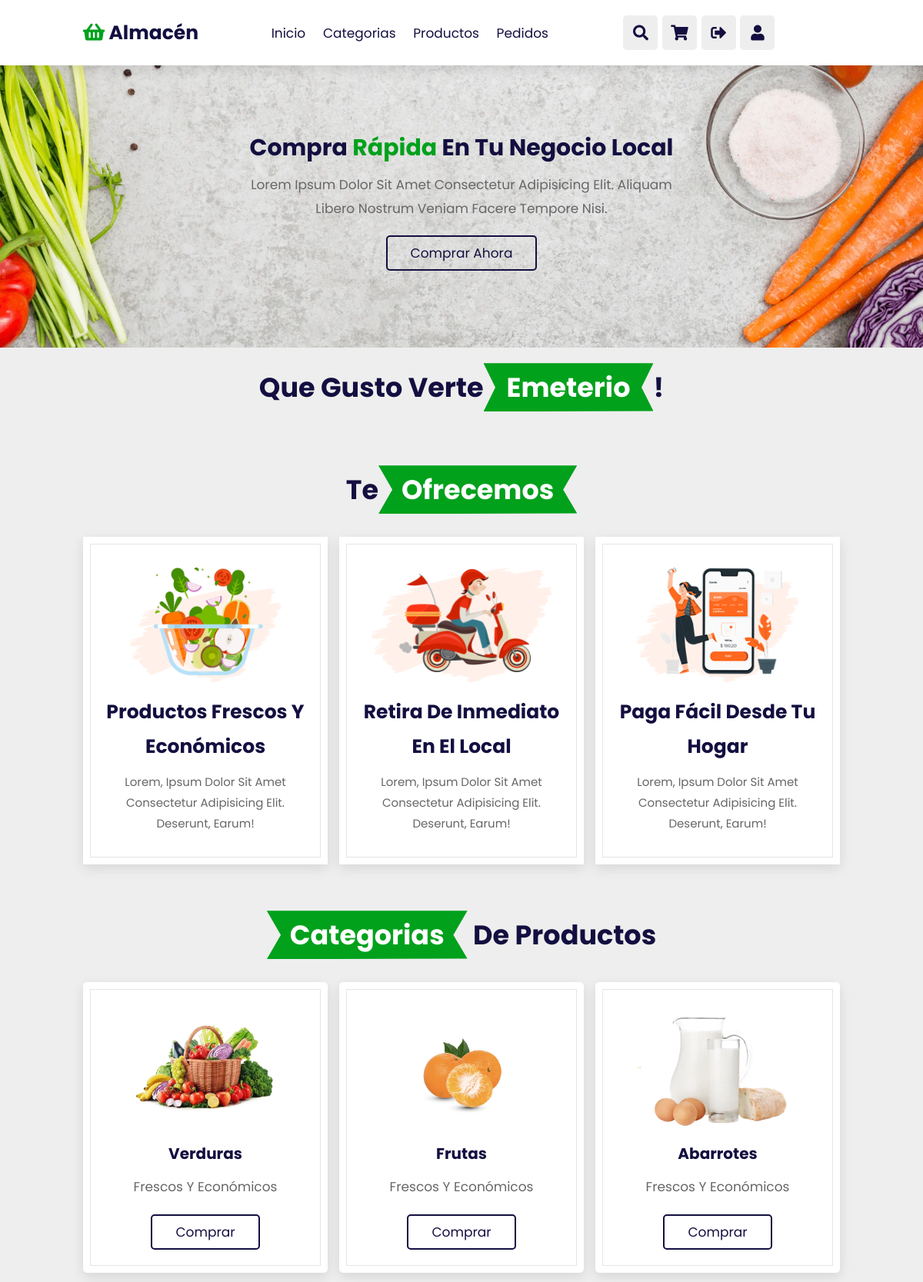
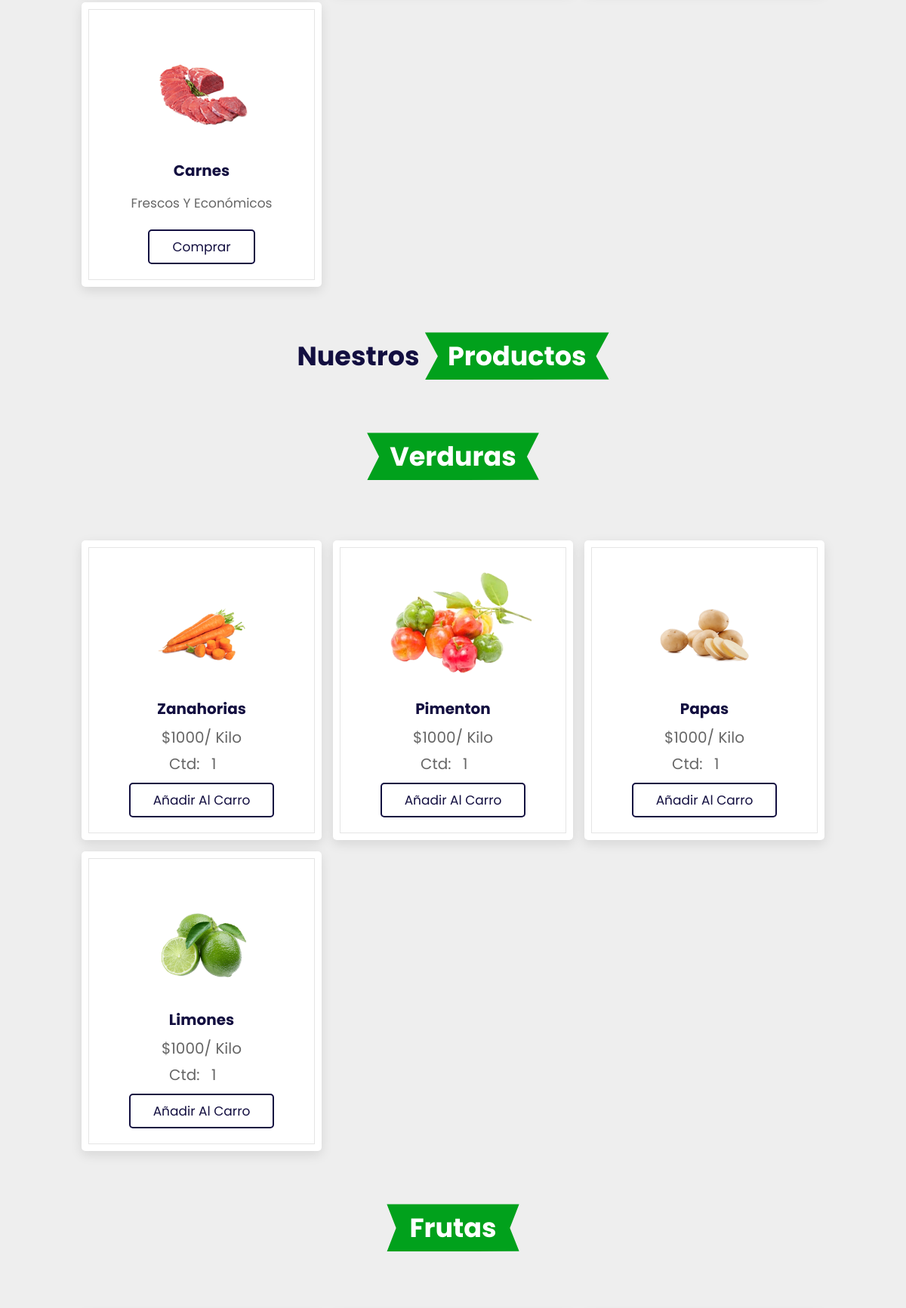
Screenshot of /inicio/ (signed in, upper part) with the database file from the repository (2 pictures, top to bottom).
### loginRegister/models.py (models this page shows)
class Usuario(models.Model):
    nombre = models.CharField(max_length=255)
    email = models.EmailField(max_length=255)
    direccion = models.CharField(max_length=255)
    telefono = models.CharField(max_length=15)
    password = models.CharField(max_length=255)
    objects = UserManager()
    nivel = models.IntegerField(default=1)

class Categoria(models.Model):
    nombre = models.CharField(max_length=50)

class Producto(models.Model):
    producto = models.CharField(max_length=50)
    precio = models.IntegerField()
    categoria = models.ForeignKey(Categoria, related_name="productos", on_delete=models.CASCADE)

### market/views.py (the view)
# urls.py: path('inicio/', include('market.urls')),
def market(request):
    if request.session.get('email') == None:
        return redirect('/main/')
    else:
        usuario = Usuario.objects.get(email=request.session['email'])
        print(usuario)
        categorias = []
        for categoria in Categoria.objects.all():
            categorias.append(categoria)
        context = {
            'categorias': categorias,
            'usuario': usuario,
        }
        return render(request, 'index.html', context=context)

### market/templates/index.html (shortened to what this page needs)
<!DOCTYPE html>
<html lang="en">
  <head>
    <link rel="stylesheet" href="https://unpkg.com/swiper@7/swiper-bundle.min.css"/>
    <link rel="stylesheet" href="https://cdnjs.cloudflare.com/ajax/libs/font-awesome/5.15.4/css/all.min.css"/>
    {% load static %}
    <link rel="stylesheet" href="{% static 'css/market.css' %}">
  </head>
  <body>
    <header class="header">
      <a href="#" class="logo">
        <i class="fas fa-shopping-basket"></i> Almacén</a>
      <nav class="navbar">
        <a href="#home">Inicio</a>
        <a href="#categorias">Categorias</a>
        <a href="#productos">Productos</a>
        <a href="#blogs">Pedidos</a>
      </nav>
      <div class="icons">
        <div class="fas fa-search" id="search-btn"  data-toggle="tooltip" data-placement="bottom" title="Buscar"></div>
        <div class="fas fa-shopping-cart" id="cart-btn" data-toggle="tooltip" data-placement="bottom" title="Carrito"></div>
        <a href="/logout"><div class="fas fa-sign-out-alt" id="login-btn" data-toggle="tooltip" data-placement="bottom" title="Cerrar sesión"></div></a>
        <a href="{% url 'profile' usuario.id %}"><i class="fas fa-user profile" data-toggle="tooltip" data-placement="bottom" title="Perfil"></i></a>
      </div>
    </header>
    <section class="home" id="home">
      <div class="content">
        <h3>Compra <span>rápida</span> en tu negocio local</h3>
        <p>
          Lorem ipsum dolor sit amet consectetur adipisicing elit. Aliquam
          libero nostrum veniam facere tempore nisi.
        </p>
        <a href="#productos" class="btn">Comprar ahora</a>
      </div>
    </section>
    <h1 class="heading">Que gusto verte<span>{{usuario.nombre}}</span>!</h1>
    <section class="features" id="features">
      <h1 class="heading">Te<span>ofrecemos</span></h1>
      <div class="box-container">
        <div class="box">
          <img src="{% static 'img/feature-img-1.png' %}" alt="" />
          <h3>Productos frescos y económicos</h3>
          <p>
            Lorem, ipsum dolor sit amet consectetur adipisicing elit. Deserunt,
            earum!
          </p>
        </div>
        <div class="box">
          <img src="{% static 'img/feature-img-2.png' %}" alt="" />
          <h3>Retira de inmediato en el local</h3>
          <p>
            Lorem, ipsum dolor sit amet consectetur adipisicing elit. Deserunt,
            earum!
          </p>
        </div>
        <div class="box">
          <img src="{% static 'img/feature-img-3.png' %}"" alt="" />
          <h3>Paga fácil desde tu hogar</h3>
          <p>
            Lorem, ipsum dolor sit amet consectetur adipisicing elit. Deserunt,
            earum!
          </p>
        </div>
      </div>
    </section>
    <section class="shop" id="categorias">
        <h1 class="heading"><span>Categorias</span> de productos</h1>
        <div class="box-container">
          {% for categoria in categorias %}
          <div class="box">
            <img src="/static/img/{{categoria.nombre}}.png" alt="" />
            <h3>{{categoria.nombre}}</h3>
            <p>Frescos y económicos</p>
            <a href="#{{categoria.nombre}}" class="btn">Comprar</a>
          </div>
          {% endfor %}
        </div>
    </section>
    <section class="shop" id="productos">
      <h1 class="heading">Nuestros <span>Productos</span></h1>
      {% for categoria in categorias %}
      <h2 class="heading cat"><span id="{{categoria.nombre}}">{{categoria.nombre}}</span></h2>
        <div class="box-container">
        {% for producto in categoria.productos.all%}
          <div class="box">
            <img src="/static/img/{{producto.producto}}.png" alt="" class="img" />
            <h3 class="product">{{producto.producto}}</h3>
            <div class="item-price">$<span class="price">{{producto.precio}}</span>/ Kilo</div>
            <span class="item-quantity">Ctd: <input class='quantity' type='number' min='1' value='1' /></span>
            <a class="addToCart">Añadir al carro</a>
          </div>
        {% endfor %}
        </div>
      {% endfor %}
    </section>
  </body>
</html>

### loginRegister/static/css/market.css (style rules this page uses)
:root { --green:#01a11c; --black:#130f40; --light-color:#666; --box-shadow:0 .5rem 1.5rem rgba(0,0,0,.1); --border:.2rem solid rgba(0,0,0,.1); --outline:.1rem solid rgba(0,0,0,.1); --outline-hover:.2rem solid var(--black); }
* { font-family: 'Poppins', sans-serif; margin:0; padding:0; box-sizing: border-box; outline: none; border:none; text-decoration: none; text-transform: capitalize; transition: all .2s linear; }
html { font-size: 62.5%; overflow-x: hidden; scroll-behavior: smooth; scroll-padding-top: 7rem; }
body { background:#eee; }
section { padding:2rem 9%; }
.heading { text-align: center; padding:2rem 0; padding-bottom: 3rem; font-size: 3.5rem; color:var(--black); }
.cat { margin: 5rem 0; }
.cat:first-of-type { margin-top: 2rem; }
.heading span { background: var(--green); color:#fff; display: inline-block; padding:.5rem 3rem; clip-path: polygon(100% 0, 93% 50%, 100% 99%, 0% 100%, 7% 50%, 0% 0%); }
.btn, .addToCart { margin-top: 1rem; display: inline-block; padding:.8rem 3rem; font-size: 1.7rem; border-radius: .5rem; border:.2rem solid var(--black); color:var(--black); cursor: pointer; background: none; }
.header { position: fixed; top:0; left:0; right: 0; z-index: 1000; display: flex; align-items: center; justify-content: space-between; padding:2rem 9%; background:#fff; box-shadow: var(--box-shadow); }
.header .logo { font-size: 2.5rem; font-weight: bolder; color:var(--black); }
.header .logo i { color:var(--green); }
.header .navbar a { font-size: 1.7rem; margin:0 1rem; color:var(--black); }
.header .icons div { height: 4.5rem; width: 4.5rem; line-height: 4.5rem; border-radius: .5rem; background: #eee; color:var(--black); font-size: 2rem; margin-left: .3rem; cursor: pointer; text-align: center; }
.profile { height: 4.5rem; width: 4.5rem; line-height: 4.5rem; border-radius: .5rem; background: #eee; color:var(--black); font-size: 2rem; margin-left: .3rem; cursor: pointer; text-align: center; }
.home { display: flex; align-items: center; justify-content: center; background: url(../img/banner-bg.webp) no-repeat; background-position: center; background-size: cover; padding-top: 17rem; padding-bottom: 10rem; }
.home .content { text-align: center; width:60rem; }
.home .content h3 { color:var(--black); font-size: 3rem; }
.home .content h3 span { color:var(--green); }
.home .content p { color:var(--light-color); font-size: 1.7rem; padding:1rem 0; line-height: 1.8; }
.features .box-container { display: grid; grid-template-columns: repeat(auto-fit, minmax(30rem, 1fr)); gap:1.5rem; }
.features .box-container .box { padding:3rem 2rem; background: #fff; outline: var(--outline); outline-offset: -1rem; text-align: center; box-shadow: var(--box-shadow); }
.features .box-container .box img { margin:1rem 0; height: 15rem; }
.features .box-container .box h3 { font-size: 2.5rem; line-height: 1.8; color:var(--black); }
.features .box-container .box p { font-size: 1.5rem; line-height: 1.8; color:var(--light-color); padding:1rem 0; }
.shop .box-container .box .item-price { font-size: 2rem; color:var(--light-color); padding:.5rem 0; }
.shop .box-container .box .item-quantity, .shop .box-container .box .quantity { padding-left: 1rem; color:var(--light-color); font-size: 2rem; width: 50px; }
.shop .box-container { display: grid; grid-template-columns: repeat(auto-fit, minmax(26rem, 1fr)); gap:1.5rem; }
.shop .box-container .box { padding:3rem 2rem; border-radius: .5rem; background:#fff; box-shadow: var(--box-shadow); outline:var(--outline); outline-offset: -1rem; text-align: center; }
.shop .box-container .box img { margin:1rem 0; height:15rem; }
.shop .box-container .box h3 { font-size: 2rem; color:var(--black); line-height: 1.8; }
.shop .box-container .box p { font-size: 1.7rem; color:var(--light-color); line-height: 1.8; padding:1rem 0; }

### rows the page displays
Usuario: nombre "Emeterio"
Categoria: nombre (picture), nombre "Verduras"
Categoria: nombre (picture), nombre "Frutas"
Categoria: nombre (picture), nombre "Abarrotes"
Categoria: nombre (picture), nombre "Carnes"
Producto: producto (picture), producto "Zanahorias", precio "1000"
Producto: producto (picture), producto "Pimenton", precio "1000"
Producto: producto (picture), producto "Papas", precio "1000"
Producto: producto (picture), producto "Limones", precio "1000"
